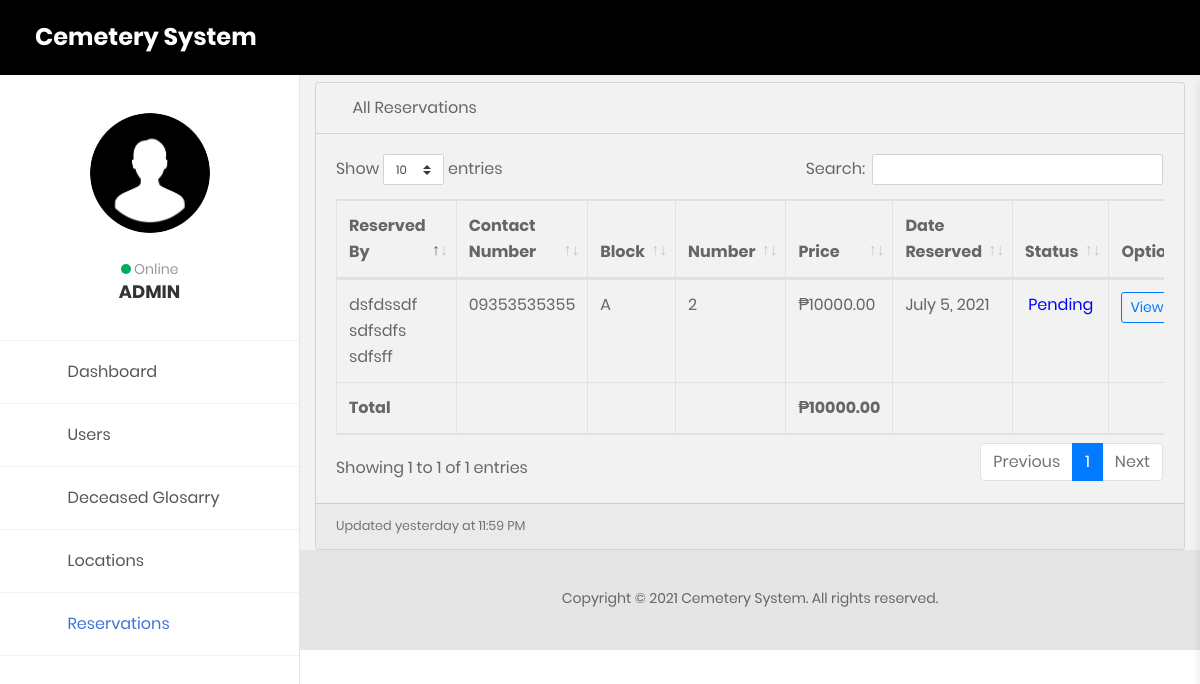
Screenshot of /admin/pendinReservations.php (signed in) with the database file from the repository.
### tables this page shows
CREATE TABLE `reservations` (
  `reserve_id` int(11) NOT NULL,
  `user_id` text NOT NULL,
  `loc_id` text NOT NULL,
  `reserved_by` text NOT NULL,
  `residential_address` text NOT NULL,
  `contact_number` text NOT NULL,
  `email_address` text NOT NULL,
  `block` text NOT NULL,
  `number` text NOT NULL,
  `price` float(10,2) NOT NULL,
  `fullname` text NOT NULL,
  `age` text NOT NULL,
  `gender` text NOT NULL,
  `date_of_birth` datetime NOT NULL,
  `date_of_death` datetime NOT NULL,
  `date_of_burial` datetime NOT NULL,
  `date_reserved` datetime NOT NULL,
  `date_denied` datetime NOT NULL,
  `date_approved` datetime NOT NULL,
  `date_occupied` datetime NOT NULL,
  `status` text NOT NULL
);

### admin/pendinReservations.php (the view, shortened to what this page needs)
<?php
  include('../functions/functions.php');
  $sql2 = "SELECT sum(price) AS total FROM reservations WHERE status='pending'";
  $stmt2 = $db->query($sql2);
  $row1 = $stmt2->fetch_assoc();
?>
<!DOCTYPE html>
<html lang="en">
<head>
    <link href="css/font-face.css" rel="stylesheet" media="all">
    <link href="vendor/font-awesome-4.7/css/font-awesome.min.css" rel="stylesheet" media="all">
    <link href="vendor/font-awesome-5/css/fontawesome-all.min.css" rel="stylesheet" media="all">
    <link href="vendor/mdi-font/css/material-design-iconic-font.min.css" rel="stylesheet" media="all">
    <link href="vendor/bootstrap-4.1/bootstrap.min.css" rel="stylesheet" media="all">
    <link href="vendor/animsition/animsition.min.css" rel="stylesheet" media="all">
    <link href="vendor/bootstrap-progressbar/bootstrap-progressbar-3.3.4.min.css" rel="stylesheet" media="all">
    <link href="vendor/wow/animate.css" rel="stylesheet" media="all">
    <link href="vendor/css-hamburgers/hamburgers.min.css" rel="stylesheet" media="all">
    <link href="vendor/slick/slick.css" rel="stylesheet" media="all">
    <link href="vendor/select2/select2.min.css" rel="stylesheet" media="all">
    <link href="vendor/perfect-scrollbar/perfect-scrollbar.css" rel="stylesheet" media="all">
    <link href="vendor/vector-map/jqvmap.min.css" rel="stylesheet" media="all">
    <link href="css/theme.css" rel="stylesheet" media="all">
    <link href="css/badge2.css" rel="stylesheet" media="all">
    <link href="css/spanbadge.css" rel="stylesheet" media="all">
    <link href="../assets/vendor/datatables/dataTables.bootstrap4.css" rel="stylesheet">
</head>
<body class="animsition">
    <div class="page-wrapper">
         <aside class="menu-sidebar2">
            <div class="logo" style="background: black;">
                <a href="adminPanel.php">
                     <h3 class="name text-white">Cemetery System</h3>
                </a>
            </div>
            <div class="menu-sidebar2__content js-scrollbar1">
                <div class="account2">
                    <div class="image img-cir img-120">
                        <?php if($_SESSION['user']['photo'] != ""): ?>
                            <img src="../assets/images/<?php echo $_SESSION['user']['photo']; ?>"/>
                        <?php else: ?>
                            <img src="../assets/images/profile.png"/>
                        <?php endif; ?>
                    </div>
                    <a href="#" style="pointer-events: none;"><span class="dot dot--green"></span> Online</a>
                    <h4>ADMIN</h4>
                </div>
                <nav class="navbar-sidebar2">
                    <ul class="list-unstyled navbar__list">
                        <li>
                            <a href="adminPanel.php">
                            <i class="fas fa-tachometer-alt"></i>Dashboard</a>
                        </li>
                        <li class="has-sub">
                                <a class="js-arrow" href="#">
                                    <i class="fas fa-user-circle"></i>Users
                                    <span class="arrow">
                                        <i class="fas fa-angle-down"></i>
                                    </span>
                                </a>
                        </li>
                        <li>
                            <a href="deceasedGlosarry.php">
                            <i class="fas fa-book"></i>Deceased Glosarry</a>
                        </li>
                        <li>
                            <a href="location.php">
                            <i class="fas fa-map-marker-alt"></i>Locations</a>
                        </li>
                        <li class="has-sub active">
                                <a class="js-arrow" href="#">
                                    <i class="fas fa-table"></i>Reservations
                                    <span class="arrow">
                                        <i class="fas fa-angle-down"></i>
                                    </span>
                                </a>
                        </li>
                    </ul>
                </nav>
            </div>
        </aside>
        <div class="page-container2">
             <header class="header-desktop2" style="background: black">
                <div class="section__content section__content--p30">
                    <div class="container-fluid">
                        <div class="header-wrap2">
                            <div class="header-button2">
                                <div class="header-button-item js-item-menu">
                                     <i class="zmdi zmdi-email"></i>
                                </div>
                               <div class="header-button-item mr-0 js-sidebar-btn">
                                    <i class="zmdi zmdi-menu"></i>
                                </div>
                            </div>
                        </div>
                    </div>
                </div>
            </header>
            <section class="statistic" style="margin-top: 25px;">
            <div class="container-fluid" style="background: transparent;">
              <div class="card mb-3" style="background: transparent;">
                    <div class="card-header" style="background: transparent;">
                      <i class="fas fa-table"></i>
                      All Reservations</div>
                    <div class="card-body" style="background: transparent;">
                      <div class="table-responsive" style="background: transparent;">
                        <?php
                          $query = "SELECT * FROM reservations WHERE status='pending'";
                          $result = mysqli_query($db,$query);
                        ?>
                        <table class="table table-bordered" id="dataTable" width="100%" cellspacing="0" style="background: transparent;">
                          <thead>
                            <tr>
                              <th>Reserved By</th>
                              <th>Contact Number</th>
                              <th>Block</th>
                              <th>Number</th>
                              <th>Price</th>
                              <th>Date Reserved</th>
                              <th>Status</th>
                              <th>Option</th>
                            </tr>
                          </thead>
                          <tfoot>
                            <tr>
                              <th>Total</th>
                              <th></th>
                              <th></th>
                              <th></th>
                             <th>&#8369;<?php echo $row1["total"]; ?></th>
                              <th></th>
                              <th></th>
                              <th></th>
                            </tr>
                          </tfoot>
                          <tbody>
                            <?php
                            if($result){
                              while($res = mysqli_fetch_array($result)) {
                                echo "<tr>";
                                  echo "<td>".$res['reserved_by']."</td>";
                                  echo "<td>".$res['contact_number']."</td>";
                                  echo "<td>".$res['block']."</td>";
                                  echo "<td>".$res['number']."</td>";
                                  echo "<td>&#8369;".$res['price']."</td>";
                                  echo "<td>".date('F j, Y',strtotime($res['date_reserved']))."</td>";
                                   if ($res['status']=='available') {
                                          echo "<td>
                                               <center>
                                                 <span style=\"color: #2ecc71; pointer-events: none;\">Available</span>
                                                </center>
                                              </td>";
                                          }else if ($res['status']=='occupied') {
                                            echo "<td>
                                               <center>
                                               <span style=\"color: black; pointer-events: none;\">Occupied</span>
                                               </center>
                                              </td>";
                                          }else if ($res['status']=='pending') {
                                            echo "<td>
                                               <center>
                                               <span style=\"color: blue; pointer-events: none\">Pending</span>
                                               </center>
                                              </td>";
                                          }else if ($res['status']=='approved'){
                                             echo "<td>
                                               <center>
                                               <span style=\"color: #2ecc71; pointer-events: none\">Reserved</span>
                                               </center>
                                              </td>";
                                          }else{
                                             echo "<td>
                                               <center>
                                               <span style=\"color: red; pointer-events: none;\">Denied</span>
                                               </center>
                                              </td>";
                                          }
                                  echo "<td>
                                    <a class=\"btn btn-sm btn-outline-primary btn-block\" href=\"viewLocDetails2.php?loc_id=$res[loc_id]\">View Details</a>
                                    </td>";
                                  echo "</tr>";
                              }
                            }?>
                          </tbody>
                        </table>
                      </div>
                    </div>
                    <div class="card-footer small text-muted">Updated yesterday at 11:59 PM</div>
                  </div>
              </div>
            </section>
        </div>
            <footer class="sticky-footer" style="height: 20px;">
              <div class="container my-auto">
                <div class="copyright text-center my-auto">
                  <p style="margin-left: 300px;">Copyright © 2021 Cemetery System. All rights reserved.</p>
                </div>
              </div>
            </footer>
    </div>
</body>
</html>

### rows the page displays
reservations: reserved_by "dsfdssdf sdfsdfs sdfsff", contact_number "09353535355", block "A", number "2", price "10000.00", date_reserved "July 5, 2021", status "Pending"

### other values shown
$row1["total"] "10000.00"
